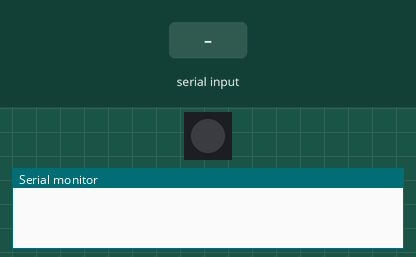
The sketch below on a simulated Arduino Uno, built with avr-gcc and run on an emulated ATmega328P. On the bench: 1 RGB LEDs in strip order, left to right, the last lines printed to the serial monitor. The inputs (shaded band) are chosen by the test bench.

Above: at 1.2 s.
1.3 s: "1" received over Serial
At 1.35 s:
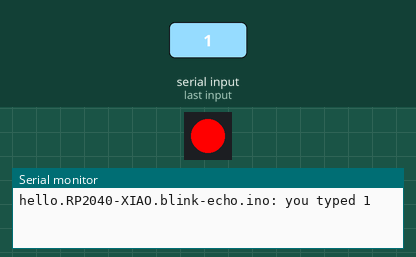
Timing chart, 0 to 4.3 s (numbered marks = the images above; inputs shaded):
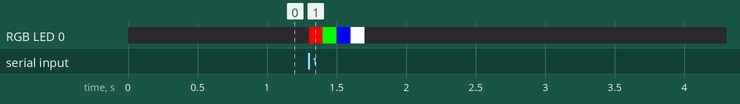

The sketch:

hello.RP2040-XIAO.blink-echo.ino
```cpp
// (licence header left out)
#include <Adafruit_NeoPixel.h>
//
// globals
//
#define numpixels 1
#define pixelpower 11
#define pixelpin 12
#define bufsize 25
char buf[bufsize];
int count=0;
//
// setup
//
Adafruit_NeoPixel pixel(numpixels,pixelpin,NEO_GRB+NEO_KHZ800);
void setup() {
   Serial.begin();
   pixel.begin();
   pinMode(pixelpower,OUTPUT);
   digitalWrite(pixelpower,HIGH);
   }
//
// main loop
//
void loop() {
   char chr;
   //
   // check for a char
   //
   if (Serial.available()) {
      //
      // read, save, and send char
      //
      chr = Serial.read();
      buf[count] = chr;
      count += 1;
      buf[count] = 0;
      if (count == (bufsize-1))
         count = 0;
      Serial.print("hello.RP2040-XIAO.blink-echo.ino: you typed ");
      Serial.println(buf);
      //
      // blink LED red green blue white black
      //
      pixel.setPixelColor(0,pixel.Color(255,0,0));
      pixel.show();
      delay(100);
      //
      pixel.setPixelColor(0,pixel.Color(0,255,0));
      pixel.show();
      delay(100);
      //
      pixel.setPixelColor(0,pixel.Color(0,0,255));
      pixel.show();
      delay(100);
      //
      pixel.setPixelColor(0,pixel.Color(255,255,255));
      pixel.show();
      delay(100);
      //
      pixel.setPixelColor(0,pixel.Color(0,0,0));
      pixel.show();
      pixel.show();
      }
   }
```

Measured:
- after the input at 1.3 s, RGB LED 0: off → RGB(255, 0, 0) at once, → RGB(0, 255, 0) 0.10 s later, → RGB(0, 0, 255) 0.10 s later, → RGB(255, 255, 255) 0.10 s later, … (5 changes in this stretch)
